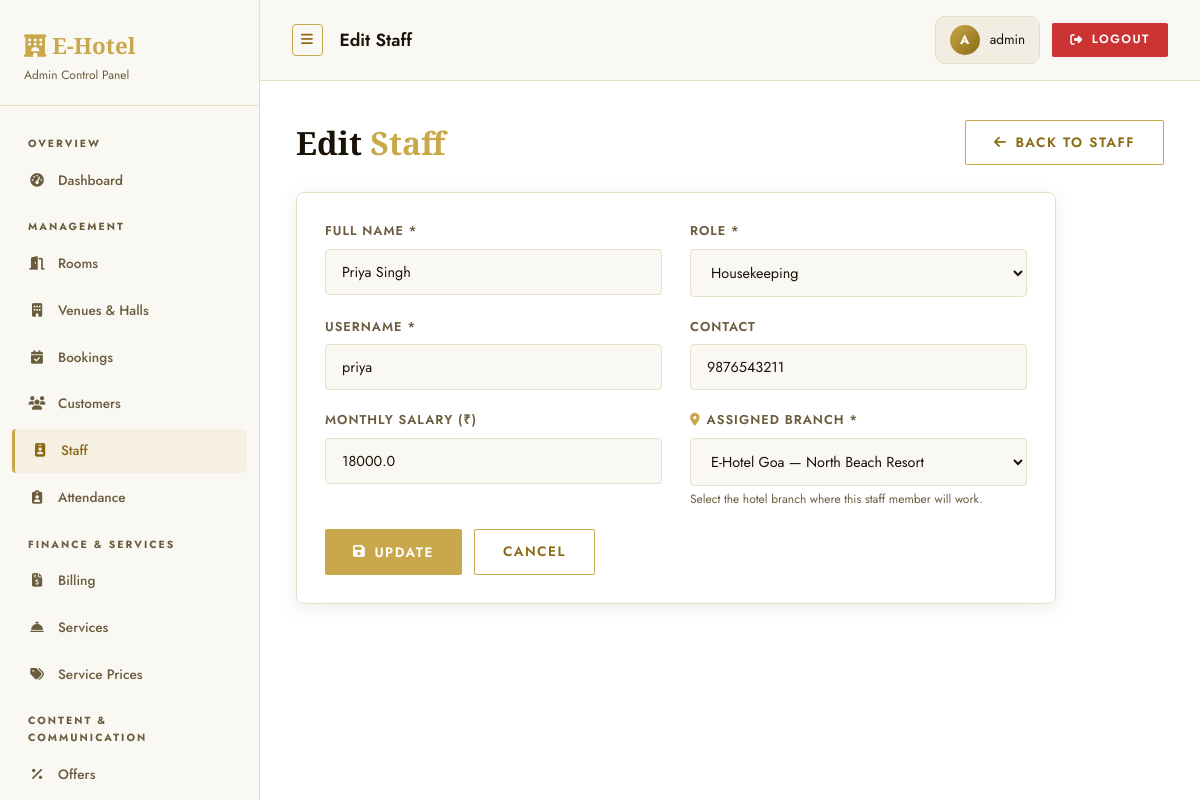
The app's page /admin/staff/edit/2 (signed in) with its own data.
### tables this page shows
CREATE TABLE staff (
                id              INTEGER PRIMARY KEY AUTOINCREMENT,
                name            TEXT NOT NULL,
                role            TEXT NOT NULL,
                contact         TEXT,
                salary          REAL DEFAULT 0,
                username        TEXT UNIQUE NOT NULL,
                password        TEXT NOT NULL,
                assigned_branch TEXT DEFAULT 'Main Branch',
                department_id   INTEGER REFERENCES departments(id),
                current_task    TEXT,
                created_at      DATETIME DEFAULT CURRENT_TIMESTAMP
            );

### routes/admin_routes.py (the view, shortened to what this page needs)
    @app.route('/admin/staff/edit/<int:staff_id>', methods=['GET', 'POST'])
    @admin_required
    def admin_edit_staff(staff_id):
        member      = query_db("SELECT * FROM staff WHERE id=?", [staff_id], one=True)
        departments = query_db("SELECT * FROM departments ORDER BY name")
        return render_template('admin/staff_form.html', member=member, branches=BRANCHES, departments=departments)

### utils/auth.py (called while the page is built)
def admin_required(f):
    @wraps(f)
    def decorated_function(*args, **kwargs):
        if 'admin_id' not in session:
            flash('Admin login required.', 'warning')
            return redirect(url_for('admin_login'))
        return f(*args, **kwargs)
    return decorated_function

### utils/db.py (called while the page is built)
def get_db():
    db = getattr(g, '_database', None)
    if db is None:
        db = g._database = sqlite3.connect(DATABASE)
        db.row_factory = sqlite3.Row
    return db

def query_db(query, args=(), one=False, commit=False):
    db  = get_db()
    cur = db.execute(query, args)
    if commit:
        db.commit()
        return cur.lastrowid
    rows = cur.fetchall()
    return rows[0] if (one and rows) else (None if one else rows)

### templates/admin/staff_form.html (shortened to what this page needs)
{% extends "admin/base_admin.html" %}
{% block page_title %}{{ 'Edit' if member else 'Add' }} Staff{% endblock %}
{% block content %}
<div class="action-bar anim-fade-up">
  <div class="panel-header" style="margin:0">
    <h1>{{ 'Edit' if member else 'Add New' }} <span class="text-accent">Staff</span></h1>
  </div>
  <a href="{{ url_for('admin_staff') }}" class="btn btn-outline">
    <i class="fas fa-arrow-left"></i> Back to Staff
  </a>
</div>
<div class="card anim-fade-up-delay-1" style="max-width:760px">
  <form method="post">
    <div class="grid-2">
      <div class="form-group">
        <label class="form-label">Full Name *</label>
        <input type="text" class="form-control" name="name"
               value="{{ member['name'] if member else '' }}" required>
      </div>
      <div class="form-group">
        <label class="form-label">Role *</label>
        <select class="form-control" name="role" required>
          {% for r in ['Receptionist','Housekeeping','Manager','Security','Chef','Maintenance','Concierge','Bellboy','Spa Therapist','Event Coordinator'] %}
          <option value="{{ r }}" {{ 'selected' if member and member['role']==r else '' }}>{{ r }}</option>
          {% endfor %}
        </select>
      </div>
    </div>
    <div class="grid-2">
      <div class="form-group">
        <label class="form-label">Username *</label>
        <input type="text" class="form-control" name="username"
               value="{{ member['username'] if member else '' }}" required>
      </div>
      <div class="form-group">
        <label class="form-label">Contact</label>
        <input type="tel" class="form-control" name="contact"
               value="{{ member['contact'] if member else '' }}" placeholder="9876543210">
      </div>
    </div>
    <div class="grid-2">
      <div class="form-group">
        <label class="form-label">Monthly Salary (₹)</label>
        <input type="number" class="form-control" name="salary"
               value="{{ member['salary'] if member else '' }}" placeholder="25000" min="0">
      </div>
      <div class="form-group">
        <label class="form-label"><i class="fas fa-map-marker-alt" style="color:var(--accent);margin-right:6px;"></i>Assigned Branch *</label>
        <select class="form-control" name="assigned_branch" required>
          {% for b in branches %}
          <option value="{{ b }}" {{ 'selected' if member and member['assigned_branch']==b else '' }}>{{ b }}</option>
          {% endfor %}
        </select>
        <small style="color:var(--text2);font-size:.75rem;margin-top:4px;display:block;">Select the hotel branch where this staff member will work.</small>
      </div>
    </div>
    <div style="display:flex;gap:12px">
      <button type="submit" class="btn btn-primary">
        <i class="fas fa-save"></i> {{ 'Update' if member else 'Add Staff' }}
      </button>
      <a href="{{ url_for('admin_staff') }}" class="btn btn-outline">Cancel</a>
    </div>
  </form>
</div>
{% endblock %}

### static/css/style.css (style rules this page uses)
:root { --bg: #ffffff; --bg2: #faf8f3; --bg3: #f2ede2; --card: #ffffff; --border: #e6dfc8; --accent: #c9a84c; --accent2: #e8c96e; --accent3: #f5e9c0; --accent-dark: #8b6914; --text: #1a1209; --text2: #6b5c3e; --danger: #cc3333; --warning: #d4870a; --success: #2d7a3a; --radius: 4px; --radius-lg: 8px; --shadow: 0 12px 48px rgba(201,168,76,0.18); --shadow-soft: 0 4px 20px rgba(0,0,0,0.08); --glow: 0 0 24px rgba(201,168,76,0.35); --trans: all 0.3s cubic-bezier(.4,0,.2,1); }
*, *::before, *::after { box-sizing: border-box; margin: 0; padding: 0; }
body { font-family: 'Jost', sans-serif; background: var(--bg); color: var(--text); line-height: 1.6; min-height: 100vh; overflow-x: hidden; }
h1,h2,h3,h4 { font-family: 'Cormorant Garamond', serif; }
a { color: var(--accent-dark); text-decoration: none; transition: var(--trans); }
.grid-2 { display: grid; grid-template-columns: repeat(2, 1fr); gap: 28px; }
.text-accent { color: var(--accent); }
.btn { display: inline-flex; align-items: center; gap: 8px; padding: 11px 28px; border-radius: 2px; border: none; font-family: 'Jost', sans-serif; font-size: .85rem; font-weight: 600; cursor: pointer; transition: var(--trans); white-space: nowrap; letter-spacing: 1.5px; text-transform: uppercase; }
.btn-primary { background: var(--accent); color: #fff; }
.btn-outline { background: transparent; color: var(--accent-dark); border: 1.5px solid var(--accent); }
.card { background: var(--card); border: 1px solid var(--border); border-radius: var(--radius-lg); padding: 28px; transition: var(--trans); box-shadow: var(--shadow-soft); }
.form-group { margin-bottom: 20px; }
.form-label { display: block; margin-bottom: 7px; font-size: .8rem; font-weight: 600; color: var(--text2); letter-spacing: 1px; text-transform: uppercase; }
.form-control { width: 100%; padding: 12px 16px; background: var(--bg2); border: 1.5px solid var(--border); border-radius: var(--radius); color: var(--text); font-family: 'Jost', sans-serif; font-size: .9rem; transition: var(--trans); outline: none; }
.form-control option { background: #fff; }
select.form-control { cursor: pointer; }
.panel-header { margin-bottom: 28px; }
.panel-header h1 { font-family: 'Cormorant Garamond', serif; font-size: 2rem; font-weight: 700; }
.action-bar { display: flex; align-items: center; justify-content: space-between; flex-wrap: wrap; gap: 16px; margin-bottom: 24px; }
.anim-fade-up { animation: fadeUp .7s ease both; }
.anim-fade-up-delay-1 { animation: fadeUp .7s ease .15s both; }
.btn-outline { position: relative; overflow: hidden; z-index: 1; }
.btn-outline::before { content: ''; position: absolute; inset: 0; background: var(--accent); transform: scaleX(0); transform-origin: right; transition: transform 0.35s cubic-bezier(.25,.46,.45,.94); z-index: -1; }

### records on screen
staff: name "Priya Singh", username "priya", contact "9876543211", salary "18000.0"

### other values on screen
{{ 'Edit' if member else 'Add' }} "Edit"
{{ session.admin_name[0].upper() if session.admin_name else 'A' }} "A"
{{ session.admin_name or 'Admin' }} "admin"
{{ 'Edit' if member else 'Add New' }} "Edit"
{{ 'Update' if member else 'Add Staff' }} "UPDATE"
form field role "Housekeeping"
form field assigned_branch "E-Hotel Goa — North Beach Resort"
